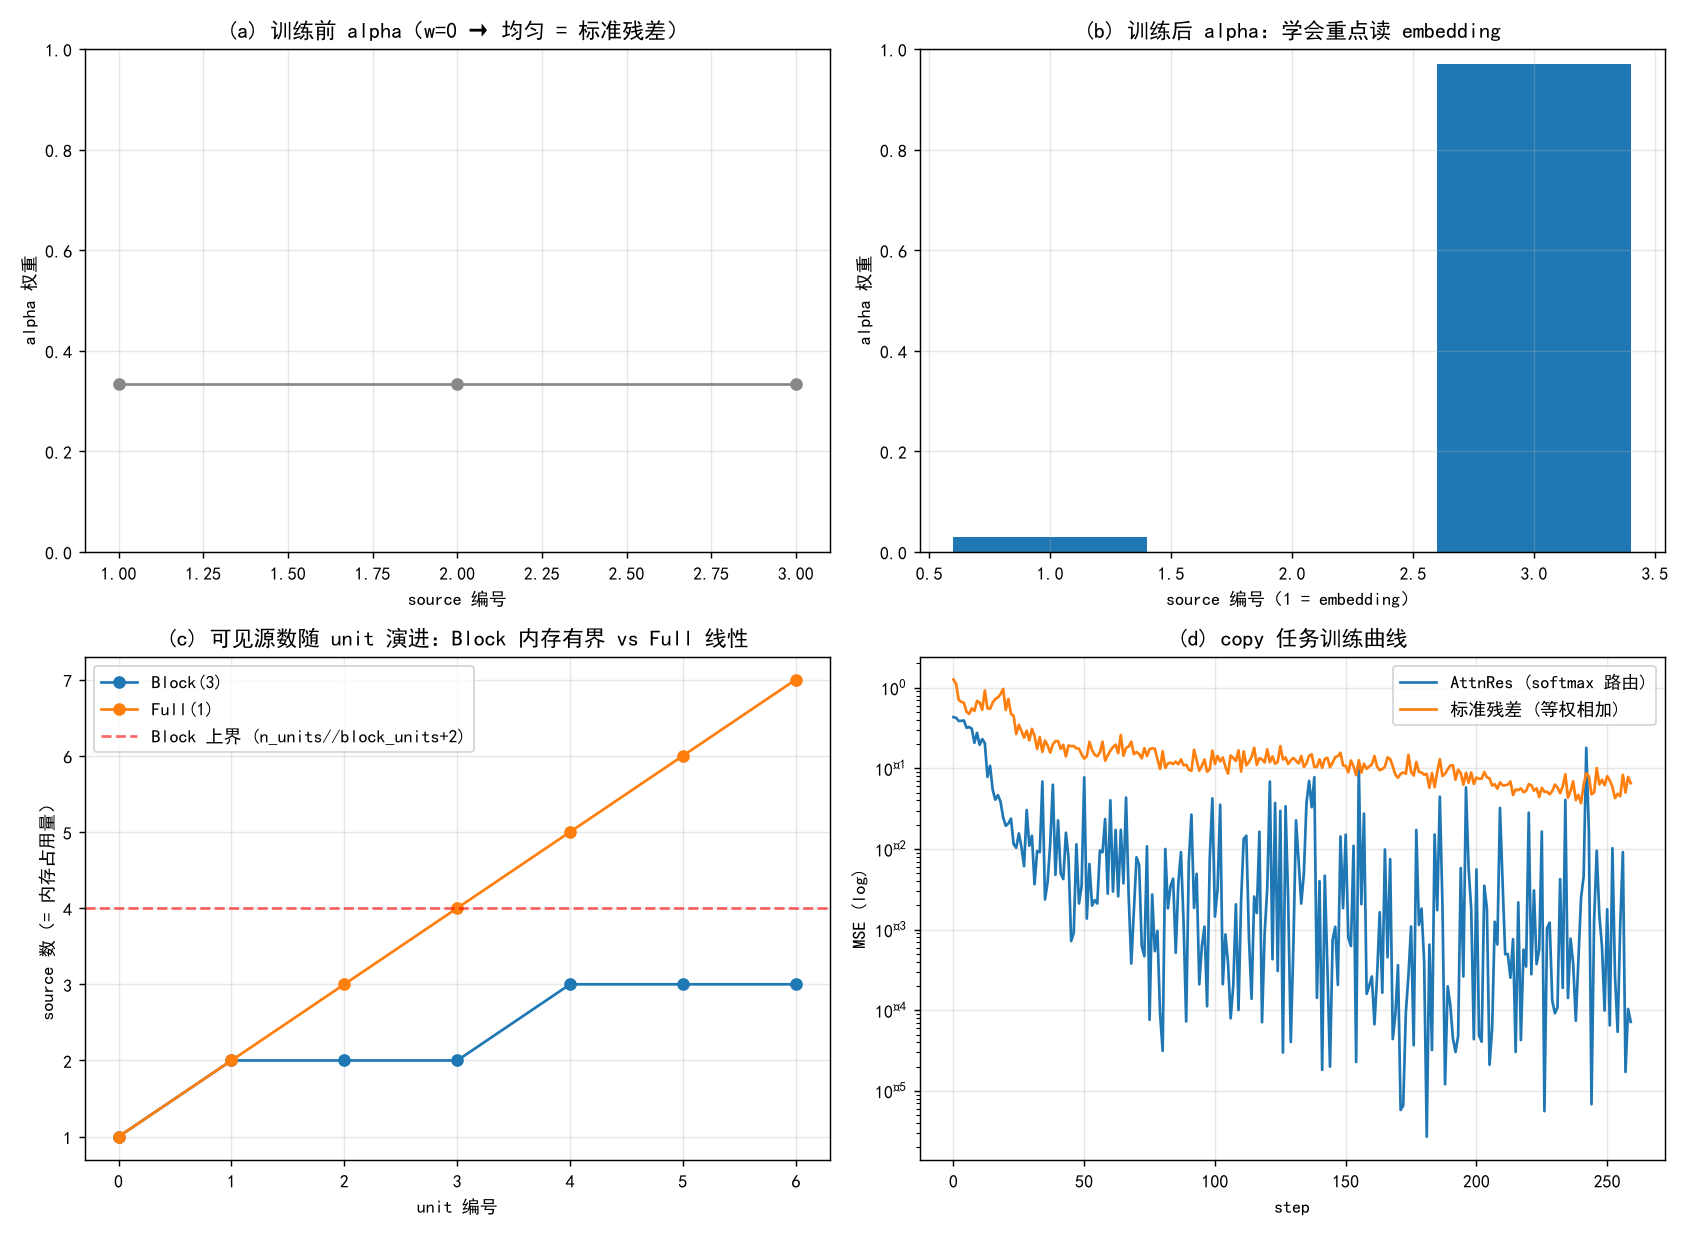

The script that saved this image:
# -*- coding: utf-8 -*-
"""AttnRes（Attention Residuals）教学演示 —— Block 形式的"深度维 softmax 注意力"。

运行:
    python experiments/attnres/demo_attn_res.py
产出:
    experiments/attnres/demo_attn_res.png   (2x2 四联图)
    experiments/attnres/demo_attn_res.json  (关键数值，供文档引用)

演示内容（对应论文 Eq.8-10 与本项目 attn_res.py 的真实行为）:
  1. w=0 初始化 == 均匀混合 == 标准残差: 训练前 alpha 恒等均匀, 与"等权相加"无差别;
  2. 学习后 alpha 的"选择性读取": 热力图展示每个 layer 实际重点读哪些源
     (embedding 永远是最强源 —— 这正是 test_embedding_is_always_a_source 的现象);
  3. Block 形式内存有界: 已折叠块数 + 至多 1 个 partial, 源数不随 n_units 线性增长
     (对比 Full 形式 O(L) 源, 见 test_memory_is_bounded_by_block_count);
  4. 训练曲线对照: 同样层权重, AttnRes 能按内容路由到 embedding, 收敛快于纯残差。

任务设计: 给定随机输入 x, 模型必须"找回"输入本身 (目标 = embedding)。
纯残差把 6 层输出等权加起来 —— 输入信息被逐层稀释; AttnRes 则学会把权重
集中在 embedding 源上, 从而直接读回 x。这是理解"选择性读取"的最小任务。
"""
from __future__ import annotations

import json
import pathlib
import sys

import matplotlib
matplotlib.use("Agg")
import matplotlib.pyplot as plt
import torch

ROOT = pathlib.Path(__file__).resolve().parents[6]
sys.path.insert(0, str(ROOT / "src"))
sys.path.insert(0, str(ROOT))

from plot_utils import setup_cjk_font  # noqa: E402  (experiments/attnres/plot_utils.py)

setup_cjk_font()

from models.llm.kimi_k3.modules.attn_res import AttentionResiduals  # noqa: E402

OUT = pathlib.Path(__file__).resolve().parent


def build_problem(dim: int, n_units: int, block_units: int, seed: int = 0):
    """构造共享层权重 + AttnRes 模块。

    层权重 l 与 nn.Sequential 共享, 使得 AttnRes 与标准残差在同一组 F_l 上比较,
    唯一的变量是"跨层路由"方式。queries 按论文规定 zero 初始化 (w=0 -> 均匀)。
    """
    torch.manual_seed(seed)
    layers = torch.nn.ModuleList(
        [torch.nn.Sequential(torch.nn.Linear(dim, dim), torch.nn.GELU()) for _ in range(n_units)]
    )
    attnres = AttentionResiduals(dim, n_units, block_units)
    # 所有层 + attnres 参数可训练; queries 保持 zero 初始化 (论文 canonical)。
    return layers, attnres


def forward_attnres(layers, attnres, emb: torch.Tensor) -> tuple[torch.Tensor, list[torch.Tensor]]:
    """按本项目模型集成方式逐 unit 前向 (model.py:158-171 的简化版)。"""
    state = attnres.init_state(emb)
    alphas = []
    for i, layer in enumerate(layers):
        alphas.append(attnres.attention_weights(state, i))   # (n_sources, b, t)
        h = attnres.mix(state, i)
        out = layer(h)
        state = attnres.add_output(state, out)
    out = attnres.finalize(state)
    return out, alphas


def forward_residual(layers, emb: torch.Tensor) -> torch.Tensor:
    """标准残差基线: h = h + F_l(h)  (PreNorm 的"纯加法"形式)。"""
    h = emb
    for layer in layers:
        h = h + layer(h)
    return h


def trace_state_growth(n_units: int, block_units: int, dim: int = 16, seed: int = 1):
    """Block vs Full 的"可见源数"随 unit 的演进 (Full 用 block_units=1 复原)。"""
    rows = []
    for label, bu in [("Block(3)", block_units), ("Full(1)", 1)]:
        layers, attnres = build_problem(dim, n_units, bu, seed=seed)
        emb = torch.randn(1, 1, dim)
        state = attnres.init_state(emb)
        curve = [len(state.sources())]
        for i, layer in enumerate(layers):
            state = attnres.add_output(state, layer(attnres.mix(state, i)))
            curve.append(len(state.sources()))
        rows.append({"label": label, "sources_per_unit": curve})
    return rows


def fig_demo_attn_res(
    dim: int = 16,
    n_units: int = 6,
    block_units: int = 3,
    steps: int = 260,
    batch: int = 16,
    lr: float = 0.02,
    seed: int = 0,
) -> tuple[plt.Figure, str]:
    """生成 AttnRes 2x2 四联图并返回 (fig, text)。

    用于 Gradio demo 直接调用，避免维护两份代码。

    Args:
        dim: 隐藏维度
        n_units: 子层数量
        block_units: 块大小
        steps: 训练步数
        batch: 批大小
        lr: 学习率
        seed: 随机种子
    Returns:
        (fig, text): matplotlib Figure 和结论文本
    """
    torch.set_num_threads(2)
    torch.manual_seed(seed)

    layers, attnres = build_problem(dim, n_units, block_units)
    opt = torch.optim.Adam(list(layers.parameters()) + list(attnres.parameters()), lr=lr)
    opt_res = torch.optim.Adam(list(layers.parameters()), lr=lr)

    probe = torch.randn(batch, 1, dim)
    _, alphas_before = forward_attnres(layers, attnres, probe)

    loss_a, loss_r = [], []
    for step in range(steps):
        x = torch.randn(batch, 1, dim)
        opt.zero_grad()
        out_a, _ = forward_attnres(layers, attnres, x)
        la = torch.nn.functional.mse_loss(out_a, x)
        la.backward()
        opt.step()
        loss_a.append(la.item())
        opt_res.zero_grad()
        out_r = forward_residual(layers, x)
        lr_ = torch.nn.functional.mse_loss(out_r, x)
        lr_.backward()
        opt_res.step()
        loss_r.append(lr_.item())

    _, alphas_after = forward_attnres(layers, attnres, probe)
    growth = trace_state_growth(n_units, block_units)

    fig, axes = plt.subplots(2, 2, figsize=(13, 9.5))

    ax = axes[0][0]
    w0 = alphas_before[-1][:, 0, 0].detach().cpu()
    ax.plot(range(1, len(w0) + 1), w0, "o-", color="#888")
    ax.set_title("(a) 训练前 alpha（w=0 → 均匀 = 标准残差）")
    ax.set_xlabel("source 编号")
    ax.set_ylabel("alpha 权重")
    ax.set_ylim(0, 1)
    ax.grid(alpha=0.3)

    ax = axes[0][1]
    w1 = alphas_after[-1][:, 0, 0].detach().cpu()
    ax.bar(range(1, len(w1) + 1), w1, color=["#d62728" if i == 1 else "#1f77b4" for i in range(len(w1))])
    ax.set_title("(b) 训练后 alpha：学会重点读 embedding")
    ax.set_xlabel("source 编号（1 = embedding）")
    ax.set_ylabel("alpha 权重")
    ax.set_ylim(0, 1)
    ax.grid(alpha=0.3)

    ax = axes[1][0]
    for row in growth:
        ax.plot(range(len(row["sources_per_unit"])), row["sources_per_unit"], "o-",
                label=row["label"])
    ax.axhline(n_units // block_units + 2, color="red", ls="--", alpha=0.6,
               label="Block 上界 (n_units//block_units+2)")
    ax.set_title("(c) 可见源数随 unit 演进：Block 内存有界 vs Full 线性")
    ax.set_xlabel("unit 编号")
    ax.set_ylabel("source 数（= 内存占用量）")
    ax.legend()
    ax.grid(alpha=0.3)

    ax = axes[1][1]
    ax.semilogy(range(steps), loss_a, label="AttnRes (softmax 路由)")
    ax.semilogy(range(steps), loss_r, label="标准残差 (等权相加)")
    ax.set_title("(d) copy 任务训练曲线")
    ax.set_xlabel("step")
    ax.set_ylabel("MSE (log)")
    ax.legend()
    ax.grid(alpha=0.3)

    fig.tight_layout()

    text = (
        f"训练后最后一 unit 的 alpha (source 1 = embedding):\n"
        f"  {'  '.join(f'{v:.3f}' for v in w1.tolist())}\n\n"
        f"最终 MSE: AttnRes={loss_a[-1]:.4f}  标准残差={loss_r[-1]:.4f}\n"
        f"Block 源数演进 (n_units={n_units}, block_units={block_units}): "
        f"{growth[0]['sources_per_unit']}"
    )
    return fig, text


def main() -> None:
    torch.set_num_threads(2)
    torch.manual_seed(0)

    # ------------------------------ 超参 ------------------------------
    DIM, N_UNITS, BLOCK_UNITS = 16, 6, 3
    STEPS, BATCH, LR = 260, 16, 0.02

    fig, text = fig_demo_attn_res(DIM, N_UNITS, BLOCK_UNITS, STEPS, BATCH, LR)
    png = OUT / "demo_attn_res.png"
    fig.savefig(png, dpi=130)
    plt.close(fig)
    print("saved", png)
    print(text)

    # 计算数值用于 JSON 输出
    layers, attnres = build_problem(DIM, N_UNITS, BLOCK_UNITS)
    probe = torch.randn(BATCH, 1, DIM)
    _, alphas_before = forward_attnres(layers, attnres, probe)
    _, alphas_after = forward_attnres(layers, attnres, probe)
    growth = trace_state_growth(N_UNITS, BLOCK_UNITS)

    w0 = alphas_before[-1][:, 0, 0].detach().cpu()
    w1 = alphas_after[-1][:, 0, 0].detach().cpu()

    payload = {
        "config": {"dim": DIM, "n_units": N_UNITS, "block_units": BLOCK_UNITS,
                   "steps": STEPS, "batch": BATCH, "lr": LR},
        "alpha_before_last_unit": [round(float(v), 4) for v in w0.tolist()],
        "alpha_after_last_unit": [round(float(v), 4) for v in w1.tolist()],
        "sources_growth_block": growth[0]["sources_per_unit"],
        "sources_growth_full": growth[1]["sources_per_unit"],
    }
    with open(OUT / "demo_attn_res.json", "w", encoding="utf-8") as f:
        json.dump(payload, f, ensure_ascii=False, indent=2)
    print("saved", OUT / "demo_attn_res.json")


if __name__ == "__main__":
    main()
